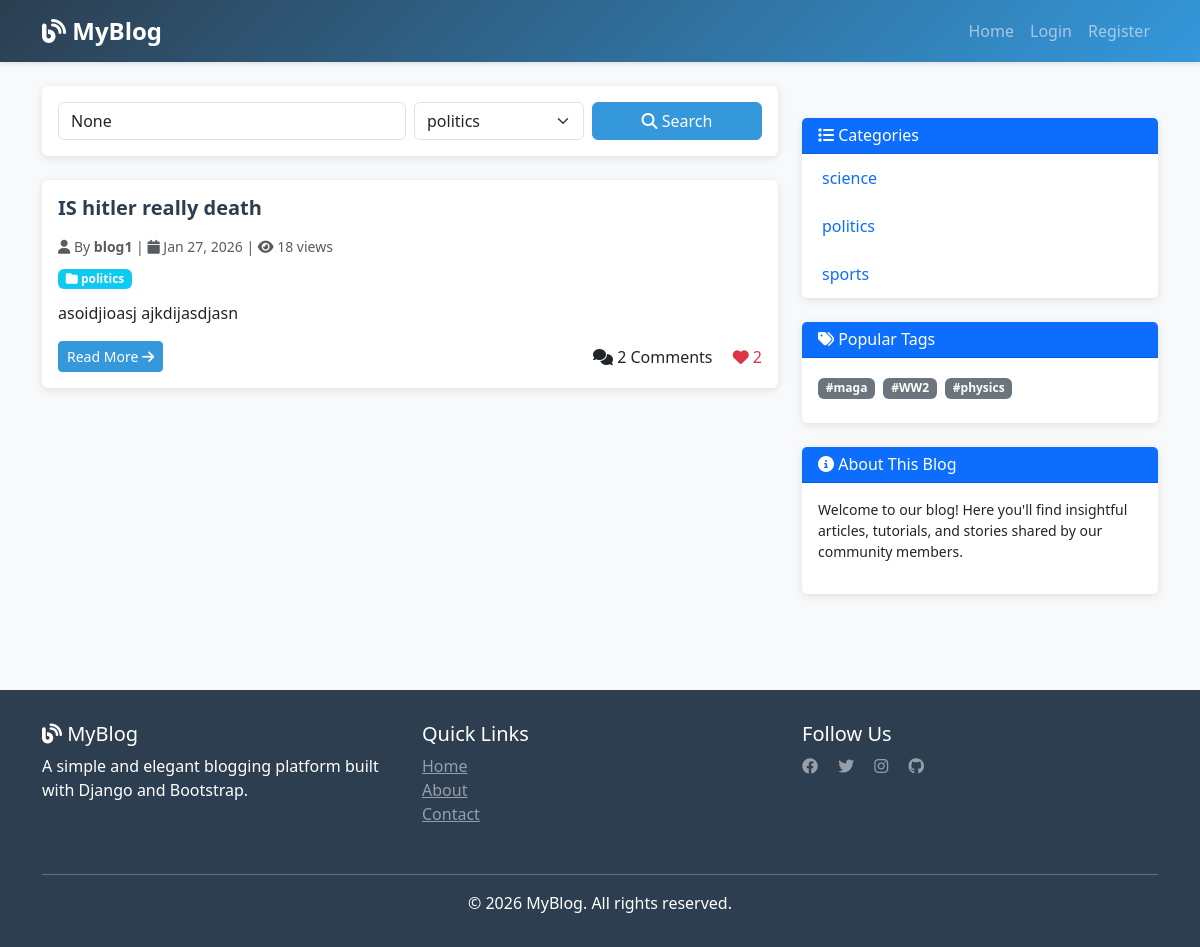
The page /?category=politics on the database its author committed.
### blog/models.py (models this page shows, shortened)
class Post(models.Model):
    title=models.CharField(max_length=100)
    content=RichTextField(blank=True, null=True)
    author=models.ForeignKey(User, on_delete=models.CASCADE)
    created_at=models.DateTimeField(auto_now_add=True)
    updated_at=models.DateTimeField(auto_now=True)
    Catagory=models.ForeignKey(Catagory, on_delete=models.SET_NULL , null=True)
    tags=models.ManyToManyField(Tag)
    view_count=models.PositiveBigIntegerField(default=0)
    liked_users=models.ManyToManyField(User, related_name='liked_posts')

class Catagory(models.Model):
    name = models.CharField(max_length=100)

class Tag (models.Model):
    name = models.CharField(max_length=100)

### blog/views.py (the view)
# urls.py: path('', views.post_list, name='post_list'),
def post_list(request):
    catagoryQ=request.GET.get('category')
    tagQ=request.GET.get('tag')
    searchQ=request.GET.get('q')
    posts=Post.objects.all()
    if catagoryQ:
        posts=posts.filter(Catagory__name=catagoryQ)
    if tagQ:
        posts=posts.filter(tags__name=tagQ)
    if searchQ:
        posts=posts.filter(
            Q(title__icontains=searchQ) | Q(content__icontains=searchQ)
            | Q(tags__name__icontains=searchQ) | Q(Catagory__name__icontains=searchQ)
        ).distinct()
    paginator=Paginator(posts,2)
    page_number=request.GET.get('page')
    page_obj=paginator.get_page(page_number)
    context={
      "page_obj":page_obj,
      "catagories":Catagory.objects.all(),
      "tags":Tag.objects.all(),
      "search_query":searchQ,
      "catagory_query":catagoryQ,
      "tag_query":tagQ,
    }
    return render(request,'blog/post_list.html',context)

### templates/blog/post_list.html (shortened to what this page needs)
{% extends 'base.html' %}
{% load crispy_forms_tags %}
{% block content %}
<div class="row">
    <div class="col-lg-8">
        <div class="card mb-4">
            <div class="card-body">
                <form method="GET" class="row g-2">
                    <div class="col-md-6">
                        <input type="text" name="q" class="form-control"
                               placeholder="Search posts..."
                               value="{{ search_query }}">
                    </div>
                    <div class="col-md-3">
                        <select name="category" class="form-select">
                            {% for category in catagories %}
                                <option value="{{ category.name }}"
                                    {% if catagory_query == category.name %}selected{% endif %}>
                                    {{ category.name }}
                                </option>
                            {% endfor %}
                        </select>
                    </div>
                    <div class="col-md-3">
                        <button type="submit" class="btn btn-primary w-100">
                            <i class="fas fa-search"></i> Search
                        </button>
                    </div>
                </form>
            </div>
        </div>
        {% if page_obj %}
            {% for post in page_obj %}
            <div class="card mb-4">
                <div class="card-body">
                    <div class="d-flex justify-content-between align-items-start mb-2">
                        <h5 class="card-title post-title">{{ post.title }}</h5>
                    </div>
                    <p class="text-muted small mb-2">
                        <i class="fas fa-user"></i> By <strong>{{ post.author.username }}</strong> |
                        <i class="fas fa-calendar"></i> {{ post.created_at|date:"M d, Y" }} |
                        <i class="fas fa-eye"></i> {{ post.view_count }} views
                    </p>
                    {% if post.Catagory %}
                    <p class="mb-2">
                        <span class="badge bg-info">
                            <i class="fas fa-folder"></i> {{ post.Catagory.name }}
                        </span>
                    </p>
                    {% endif %}
                    <div class="card-text post-excerpt mb-3">
                        {{ post.content|truncatewords:50|safe }}
                    </div>
                    <div class="d-flex justify-content-between align-items-center">
                        <div>
                            <a href="{% url 'post_detail' post.id %}" class="btn btn-sm btn-primary">
                                Read More <i class="fas fa-arrow-right"></i>
                            </a>
                        </div>
                        <div>
                            <span class="me-3">
                                <i class="fas fa-comments"></i>
                                {{ post.comment_set.count }} Comments
                            </span>
                            {% if user.is_authenticated %}
                            <form method="POST" action="{% url 'like_post' post.id %}" class="d-inline">
                                {% csrf_token %}
                                <button type="submit" class="btn btn-sm {% if is_liked %}btn-danger{% else %}btn-outline-danger{% endif %}" style="border: none; background: none;">
                                    <i class="fas fa-heart"></i> {{ post.liked_users.count }}
                                </button>
                            </form>
                            {% else %}
                            <span class="text-danger"><i class="fas fa-heart"></i> {{ post.liked_users.count }}</span>
                            {% endif %}
                        </div>
                    </div>
                </div>
            </div>
            {% endfor %}
        {% else %}
        <div class="alert alert-info text-center py-5">
            <i class="fas fa-inbox fa-2x mb-3"></i>
            <p>No posts found. Try adjusting your search or filters.</p>
        </div>
        {% endif %}
    </div>
    <div class="col-lg-4">
        <div class="sidebar">
            <div class="card">
                <div class="card-header bg-primary text-white">
                    <h6 class="mb-0"><i class="fas fa-list"></i> Categories</h6>
                </div>
                <ul class="list-group list-group-flush">
                    {% for category in catagories %}
                    <li class="list-group-item">
                        <a href="?category={{ category.name }}" class="text-decoration-none">
                            {{ category.name }}
                        </a>
                    </li>
                    {% empty %}
                    <li class="list-group-item text-muted">No categories yet</li>
                    {% endfor %}
                </ul>
            </div>
            <div class="card mt-4">
                <div class="card-header bg-primary text-white">
                    <h6 class="mb-0"><i class="fas fa-tags"></i> Popular Tags</h6>
                </div>
                <div class="card-body">
                    {% for tag in tags %}
                        <a href="?tag={{ tag.name }}" class="badge bg-secondary text-decoration-none mb-2">
                            {{ tag.name }}
                        </a>
                    {% empty %}
                    <p class="text-muted">No tags yet</p>
                    {% endfor %}
                </div>
            </div>
            <div class="card mt-4">
                <div class="card-header bg-primary text-white">
                    <h6 class="mb-0"><i class="fas fa-info-circle"></i> About This Blog</h6>
                </div>
                <div class="card-body">
                    <p class="small">Welcome to our blog! Here you'll find insightful articles, tutorials, and stories shared by our community members.</p>
                </div>
            </div>
        </div>
    </div>
</div>
{% endblock %}

### templates/base.html (style rules this page uses)
:root { --primary-color: #2c3e50; --secondary-color: #3498db; }
body { display: flex; flex-direction: column; min-height: 100vh; background-color: #f8f9fa; }
.card { border: none; box-shadow: 0 2px 8px rgba(0,0,0,0.1); transition: transform 0.3s ease, box-shadow 0.3s ease; }
.btn-primary { background-color: var(--secondary-color); border-color: var(--secondary-color); }
.post-title { color: var(--primary-color); font-weight: 600; }
.sidebar { margin-top: 2rem; }
.sidebar .card { margin-bottom: 1.5rem; }
.sidebar .list-group-item { border: none; padding: 0.75rem 1.25rem; }
.badge { margin-right: 0.25rem; margin-bottom: 0.25rem; }

### rows shown on the page
Post: title "IS hitler really death", author.username "blog1", created_at "Jan 27, 2026", view_count "18", Catagory.name "politics", content "asoidjioasj ajkdijasdjasn", comment_set.count "2", liked_users.count "2"
Catagory: name "science"
Catagory: name "politics"
Catagory: name "sports"
Tag: name "#maga"
Tag: name "#WW2"
Tag: name "#physics"

### other values the page prints
form field category "politics"
